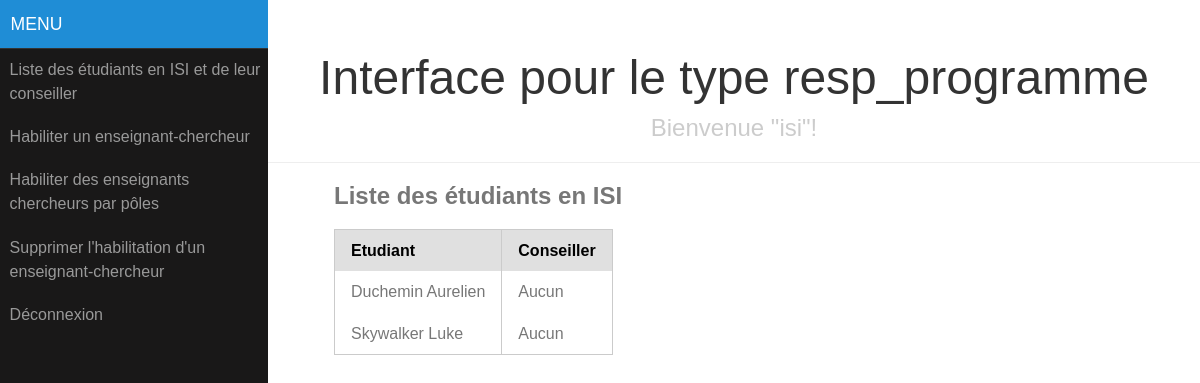
Screenshot of /index.php (signed in) with the database file from the repository.
### tables this page shows
CREATE TABLE IF NOT EXISTS `etudiant` (
  `id` int(11) NOT NULL AUTO_INCREMENT,
  `nom` varchar(30) NOT NULL,
  `prenom` varchar(30) NOT NULL,
  `id_programme` int(11) NOT NULL,
  `semestre` int(11) NOT NULL,
  PRIMARY KEY (`id`)
);

### controller/resp_programme_accueil.php (called while the page is built, shortened)
<?php
include_once 'view/resp_programme_menu.php';
include_once 'model/etudiant.php';
$etudiants = Etudiant::getAllByProgramme($_SESSION['id_programme']);
$conseillers = array();
if(!empty($etudiants)){
	foreach($etudiants as $i => $etudiant){
		$conseillers[$i] = $etudiant->getConseiller();
	}
}
include_once('view/resp_programme_liste_etus.php');
?>

### model/etudiant.php (called while the page is built, shortened)
<?php
include_once 'model/personne.php';
include_once 'model/programme.php';
class Etudiant extends Personne {
private $programme;
function __construct($id, $nom, $prenom, $id_programme, $semestre){
	if(!empty($id_programme))
		$this->getProgramme()->recupererNom();
}
static function getAllByProgramme($id_programme){
	global $bdd;
	try {
		$req = "SELECT * FROM etudiant WHERE id_programme = '" . $id_programme . "' ORDER BY nom";
		$result = $bdd->query($req);
		$row = $result->fetch();
		if(empty($row))
			return null;
		else{
			$etudiants = array();
			do{
				$etudiants[] = new Etudiant ($row['id'], $row['nom'], $row['prenom'], $row['id_programme'], $row['semestre']);
			}while($row = $result->fetch());
			return $etudiants;
		}
	} catch(PDOException $e) { die ("Erreur lors de l'exécution de la requête : " . $e->getMessage()); }
}
function setProgramme($programme) { $this->programme = $programme; }
function getProgramme() { return $this->programme; }
}
?>

### model/programme.php (called while the page is built, shortened)
<?php
class Programme {
private $id;
function recupererNom(){
	global $bdd;
	try {
		$req = "SELECT nom FROM programme WHERE id = '" . $this->getId() . "'";
		$result = $bdd->query($req);
		$row = $result->fetch();
	} catch(PDOException $e) { die ("Erreur lors de l'exécution de la requête : " . $e->getMessage()); }
}
function setId($id) { $this->id = $id; }
function getId() { return $this->id; }
}
?>

### model/personne.php (called while the page is built, shortened)
<?php
abstract class Personne {
private $nom;
private $prenom;
function setNom($nom) { $this->nom = $nom; }
function setPrenom($prenom) { $this->prenom = $prenom; }
function getNom() { return $this->nom; }
function getPrenom() { return $this->prenom; }
}
?>

### view/resp_programme_liste_etus.php (the view)
<div id="main">
    <div class="header">
        <h1>Interface pour le type <?php echo $_SESSION['type'] ?></h1>
        <h2>Bienvenue "<?php echo $_SESSION['login'] ?>"!</h2>
    </div>
    <div class="content">
        <h2>Liste des étudiants en <?php echo $_SESSION['programme']; ?></h2>
<?php
if(empty($etudiants))
	echo '<p>Il n\'y a pas d\'étudiants.</p>';
else{
?>
	<table class="pure-table">
		<thead>
			<tr>
				<th>Etudiant</th>
				<th>Conseiller</th>
			</tr>
		</thead>
<?php
	foreach($etudiants as $i => $etudiant){
		echo '<tbody><tr>';
			echo '<td>' . $etudiant->getNom() . ' ' . $etudiant->getPrenom() . '</td>';
			echo '<td>' . (!empty($conseillers[$i]) ? $conseillers[$i]->getNom() . ' ' . $conseillers[$i]->getPrenom() : 'Aucun') .'</td>';
		echo '</tr></tbody>';
	}
?>
	</table>
<?php
}
?>
</div>
</div>
</div>
</body>

### css/pure-release-0.5.0/pure-min.css (style rules this page uses)
html { font-size:100%;-ms-text-size-adjust:100%;-webkit-text-size-adjust:100% }
html,button,input,select,textarea { font-family:sans-serif }
h1 { font-size:2em;margin:.67em 0 }
h2 { font-size:1.5em;margin:.83em 0 }
table { border-collapse:collapse;border-spacing:0 }
.pure-table { border-collapse:collapse;border-spacing:0;empty-cells:show;border:1px solid #cbcbcb }
.pure-table td,.pure-table th { border-left:1px solid #cbcbcb;border-width:0 0 0 1px;font-size:inherit;margin:0;overflow:visible;padding:.5em 1em }
.pure-table td:first-child,.pure-table th:first-child { border-left-width:0 }
.pure-table thead { background:#e0e0e0;color:#000;text-align:left;vertical-align:bottom }
.pure-table td { background-color:transparent }

### css/side-menu.css (style rules this page uses)
.content { margin: 0 auto; padding: 0 2em; max-width: 800px; margin-bottom: 50px; line-height: 1.6em; }
.header { margin: 0; color: #333; text-align: center; padding: 2.5em 2em 0; border-bottom: 1px solid #eee; }
.header h1 { margin: 0.2em 0; font-size: 3em; font-weight: 300; }
.header h2 { font-weight: 300; color: #ccc; padding: 0; margin-top: 0; }
@media (min-width: 48em) { .header, .content { padding-left: 2em; padding-right: 2em; } }

### rows the page displays
etudiant: nom "Duchemin", prenom "Aurelien"
etudiant: nom "Skywalker", prenom "Luke"

### other values shown
$_SESSION['programme'] "ISI"
$_SESSION['type'] "resp_programme"
$_SESSION['login'] "isi"
